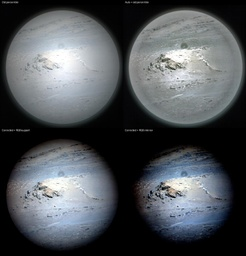
#> input picture auto_comparison.jpg, 246 x 256 px, shrunk from 1000 x 1040 before the run; its folder holds only this picture in this run
$ python -i forensic_texture_analyzer.py   (imports and definitions only)   (older library calls are emulated)
#> lines starting #> are read from the running program, lines starting #| are printed output that depends on the picture
"""Offline texture measurements. Arrays are RGB uint8, in original image coordinates.

Scores describe statistical differences, not evidence or probabilities of editing.
No Qt dependencies and no writes to the input image or its source file.
"""
from dataclasses import dataclass
import csv
import json
from pathlib import Path

import cv2
import numpy as np


METRICS = {
    'high_frequency': 'High frequency',
    'fine_coarse': 'Fine/coarse',
    'gradient': 'Gradient',
    'fft': 'FFT',
    'compression': 'Compression grid',
    'rgb': 'RGB correlation',
    'boundary': 'Boundary',
}


@dataclass
class TextureResult:
    image: np.ndarray
    regions: list
    maps: dict
    scale_maps: dict
    weights: dict
    top_regions: list

    # [45 lines left out: functions region_at, export_csv, export_maps, not called in this run]


def colorize(values):
    return cv2.cvtColor(cv2.applyColorMap(np.uint8(np.clip(values, 0, 1) * 255),
                                         cv2.COLORMAP_TURBO), cv2.COLOR_BGR2RGB)


# [6 lines left out: function write_png, not called in this run]


class ForensicTextureAnalyzer:
    def __init__(self, window_sizes=(32, 64, 128), weights=None):
        self.window_sizes = tuple(sorted(set(window_sizes)))
        if not self.window_sizes or any(s not in (32, 64, 128) for s in self.window_sizes):
            raise ValueError('Select one or more window sizes: 32, 64, 128')
        self.weights = {key: float((weights or {}).get(key, 1)) for key in METRICS}
        if any(not np.isfinite(v) or v < 0 for v in self.weights.values()):
            raise ValueError('Weights must be finite and nonnegative')

    @staticmethod
    def high_frequency_analysis(gray):
        residual = gray - cv2.GaussianBlur(gray, (0, 0), 1)
        return residual

    @staticmethod
    def fine_coarse_analysis(gray):
        return cv2.GaussianBlur(gray, (0, 0), 2) - cv2.GaussianBlur(gray, (0, 0), 4)

    @staticmethod
    def fft_analysis(block):
        h, w = block.shape
        tapered = (block - block.mean()) * np.outer(np.hanning(h), np.hanning(w))
        power = np.abs(np.fft.fftshift(np.fft.fft2(tapered))) ** 2
        yy, xx = np.meshgrid(np.fft.fftshift(np.fft.fftfreq(h)),
                             np.fft.fftshift(np.fft.fftfreq(w)), indexing='ij')
        radius = np.hypot(xx, yy)
        power[radius == 0] = 0
        total = power.sum()
        if total < 1e-10:
            return np.zeros(9)
        power /= total
        bands = [power[(radius > lo) & (radius <= hi)].sum()
                 for lo, hi in zip((0, .08, .16, .28), (.08, .16, .28, .71))]
        angle = np.mod(np.arctan2(yy, xx), np.pi)
        sectors = [power[(angle >= i*np.pi/4) & (angle < (i+1)*np.pi/4)].sum()
                   for i in range(4)]
        return np.array([*bands, *sectors, power.max()])

    @staticmethod
    def compression_grid_analysis(block, x=0, y=0):
        signature = []
        for axis, origin in ((1, x), (0, y)):
            delta = np.abs(np.diff(block, axis=axis))
            profile = delta.mean(axis=1-axis) if delta.size else np.array([])
            phases = (np.arange(profile.size) + origin + 1) % 8
            means = np.array([profile[phases == phase].mean() if np.any(phases == phase)
                              else 0 for phase in range(8)])
            signature.extend(means / (profile.mean() + 0.25) if profile.size else means)
        return np.asarray(signature)

    @staticmethod
    def rgb_correlation_analysis(block):
        channels = block.reshape(-1, 3).astype(np.float64)
        channels -= channels.mean(axis=0)
        norm = np.sqrt(np.sum(channels**2, axis=0))
        valid = norm > 1e-6
        pairs = [(0, 1), (0, 2), (1, 2)]
        corr = [float(np.clip(np.dot(channels[:, a], channels[:, b]) / (norm[a]*norm[b]), -1, 1))
                if valid[a] and valid[b] else 0.0 for a, b in pairs]
        return np.array(corr), all(valid)

    @staticmethod
    def boundary_analysis(residual, gradient, x, y, w, h):
        pad = max(2, min(w, h)//4)
        y0, y1 = max(0, y-pad), min(residual.shape[0], y+h+pad)
        x0, x1 = max(0, x-pad), min(residual.shape[1], x+w+pad)
        mask = np.ones((y1-y0, x1-x0), dtype=bool)
        mask[y-y0:y-y0+h, x-x0:x-x0+w] = False
        if not mask.any():
            return np.zeros(2)
        inside = (residual[y:y+h, x:x+w], gradient[y:y+h, x:x+w])
        outside = (residual[y0:y1, x0:x1][mask], gradient[y0:y1, x0:x1][mask])
        return np.array([abs(np.log((np.sqrt(np.mean(a*a))+.25) /
                                    (np.sqrt(np.mean(b*b))+.25))) for a, b in zip(inside, outside)])

    @staticmethod
    def _positions(length, size):
        return sorted(set([*range(0, max(1, length-size+1), size//2), max(0, length-size)]))

    @staticmethod
    def _normalize(features, brightness, shape, cancel=None):
        """Robust deviations with nonzero floors: constant images stay zero."""
        f = np.asarray(features, dtype=np.float64)
        if f.ndim == 1:
            f = f[:, None]
        center = np.median(f, axis=0)
        spread = np.maximum(1.4826*np.median(np.abs(f-center), axis=0), .05)
        global_z = np.mean(np.minimum(np.abs(f-center)/spread, 12), axis=1)
        output = []
        rows, cols = shape
        for i, value in enumerate(f):
            if cancel is not None and cancel.is_set():
                raise InterruptedError('Analysis cancelled')
            row, col = divmod(i, cols)
            neighbors = [r*cols+c for r in range(max(0,row-1), min(rows,row+2))
                         for c in range(max(0,col-1), min(cols,col+2)) if r*cols+c != i]
            # A luminance band and nearest peers prevent empty reference bins.
            peers = np.flatnonzero(np.abs(brightness-brightness[i]) <= 16)
            peers = peers[peers != i]
            if peers.size < 4:
                peers = np.argsort(np.abs(brightness-brightness[i]), kind='stable')
                peers = peers[peers != i][:max(4, min(32, len(f)//4))]
            def deviation(indices):
                if len(indices) == 0:
                    return 0.0
                ref = f[indices]
                median = np.median(ref, axis=0)
                scale = np.maximum(1.4826*np.median(np.abs(ref-median), axis=0), spread*.5)
                return float(np.mean(np.minimum(np.abs(value-median)/scale, 12)))
            z = .2*global_z[i] + .3*deviation(peers) + .5*deviation(neighbors)
            output.append(1 - np.exp(-z/3))
        return np.asarray(output, dtype=np.float32)

    def analyze(self, image, progress=None, cancel=None):
        rgb = np.asarray(image)
        if rgb.dtype != np.uint8 or rgb.ndim not in (2, 3) or min(rgb.shape[:2]) < 2:
            raise ValueError('Expected uint8 grayscale/RGB/RGBA image, at least 2×2')
        if rgb.ndim == 2:
            rgb = np.repeat(rgb[:, :, None], 3, axis=2)
        if rgb.shape[2] not in (3, 4):
            raise ValueError('Expected RGB or RGBA channels')
        rgb = rgb[:, :, :3].copy()
        gray = cv2.cvtColor(rgb, cv2.COLOR_RGB2GRAY).astype(np.float32)
        residual = self.high_frequency_analysis(gray)
        coarse = self.fine_coarse_analysis(gray)
        gradient = cv2.magnitude(cv2.Sobel(gray, cv2.CV_32F, 1, 0, ksize=3),
                                 cv2.Sobel(gray, cv2.CV_32F, 0, 1, ksize=3))
        height, width = gray.shape
        regions, scale_maps = [], {}
        total = sum(len(self._positions(height, s))*len(self._positions(width, s)) for s in self.window_sizes)
        done = 0
        for size in self.window_sizes:
            xs, ys = self._positions(width, size), self._positions(height, size)
            features = {key: [] for key in METRICS}
            local, brightness = [], []
            for y in ys:
                for x in xs:
                    if cancel is not None and cancel.is_set():
                        raise InterruptedError('Analysis cancelled')
                    w, h = min(size, width), min(size, height)
                    block = gray[y:y+h, x:x+w]
                    rms = float(np.sqrt(np.mean(residual[y:y+h, x:x+w]**2)))
                    coarse_energy = float(np.mean(coarse[y:y+h, x:x+w]**2))
                    ratio = rms*rms/(coarse_energy+.0625)
                    grad = float(gradient[y:y+h, x:x+w].mean())
                    fft = self.fft_analysis(block)
                    compression = self.compression_grid_analysis(block, x, y)
                    corr, valid = self.rgb_correlation_analysis(rgb[y:y+h, x:x+w])
                    boundary = self.boundary_analysis(residual, gradient, x, y, w, h)
                    values = [np.log1p(rms), np.log1p(ratio), np.log1p(grad), fft, compression, corr, boundary]
                    for key, value in zip(METRICS, values):
                        features[key].append(value)
                    brightness.append(float(block.mean()))
                    record = dict(x=x, y=y, width=w, height=h, window_size=size,
                                  brightness=brightness[-1], high_frequency_rms=rms,
                                  fine_coarse_ratio=ratio, coarse_energy=coarse_energy,
                                  mean_gradient=grad, fft_peak=float(fft[-1]),
                                  compression_strength=float(np.std(compression)),
                                  rgb_rg=float(corr[0]), rgb_rb=float(corr[1]), rgb_gb=float(corr[2]),
                                  rgb_valid=valid, boundary_difference=float(boundary.mean()))
                    record.update({f'fft_feature_{i}': float(v) for i, v in enumerate(fft)})
                    record.update({f'compression_{axis}_phase_{phase}': float(compression[j*8+phase])
                                   for j, axis in enumerate(('x', 'y')) for phase in range(8)})
                    local.append(record)
                    done += 1
                    if progress and (done % 20 == 0 or done == total):
                        progress(done, total)
            normalized = {key: self._normalize(value, np.array(brightness), (len(ys),len(xs)), cancel)
                          for key, value in features.items()}
            for i, record in enumerate(local):
                record.update({f'{key}_anomaly': float(value[i]) for key, value in normalized.items()})
            scale_maps[size] = {key: self.build_anomaly_map(local, value, (height,width))
                                for key, value in normalized.items()}
            regions.extend(local)
        maps = {}
        for key in METRICS:
            stack = np.stack([m[key] for m in scale_maps.values()])
            maps[key] = .5*stack.mean(axis=0) + .5*stack.max(axis=0)
        result = TextureResult(rgb, regions, maps, scale_maps, dict(self.weights), [])
        self.recombine(result, self.weights)
        return result

    @staticmethod
    def build_anomaly_map(regions, values, shape, clip=True):
        # Rectangle accumulation with difference arrays: all edge pixels covered.
        sums = np.zeros((shape[0]+1,shape[1]+1), np.float32)
        counts = np.zeros_like(sums)
        for r, value in zip(regions, values):
            x,y,w,h = (r[k] for k in ('x','y','width','height'))
            for target, amount in ((sums,value),(counts,1)):
                target[y,x] += amount
                target[y+h,x] -= amount
                target[y,x+w] -= amount
                target[y+h,x+w] += amount
        sums = sums.cumsum(0).cumsum(1)[:-1,:-1]
        counts = counts.cumsum(0).cumsum(1)[:-1,:-1]
        result = sums / np.maximum(counts,1)
        return np.clip(result, 0, 1) if clip else result

    @staticmethod
    def recombine(result, weights):
        weights = {k: float(weights.get(k, 0)) for k in METRICS}
        if any(not np.isfinite(v) or v < 0 for v in weights.values()):
            raise ValueError('Invalid metric weights')
        denominator = sum(weights.values()) or 1
        result.weights = weights
        for maps in [result.maps, *result.scale_maps.values()]:
            maps['score'] = sum(maps[k]*v for k,v in weights.items()) / denominator
        for r in result.regions:
            r['score'] = sum(r[f'{k}_anomaly']*v for k,v in weights.items()) / denominator
        result.top_regions = ForensicTextureAnalyzer.find_top_regions(result.regions)

    @staticmethod
    def find_top_regions(regions, count=10):
        selected = []
        for r in sorted(regions, key=lambda item: item['score'], reverse=True):
            def overlaps(s):
                area = max(0,min(r['x']+r['width'],s['x']+s['width'])-max(r['x'],s['x'])) * max(
                    0,min(r['y']+r['height'],s['y']+s['height'])-max(r['y'],s['y']))
                return area / min(r['width']*r['height'], s['width']*s['height']) > .25
            if not any(overlaps(s) for s in selected):
                selected.append(r)
                if len(selected) == count:
                    break
        return selected

>>> import cv2
>>> picture = cv2.cvtColor(cv2.imread('../../auto_comparison.jpg'), cv2.COLOR_BGR2RGB)
>>> result = ForensicTextureAnalyzer().analyze(picture)
#> in analyze, `gray = cv2.cvtColor(rgb, cv2.COLOR_RGB2GRAY).astype(np.float32)`:
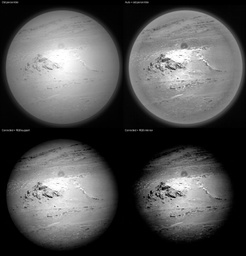
#> gray: shape (256, 246) float32; min 0, max 255, mean 82.3
#> in high_frequency_analysis, `residual = gray - cv2.GaussianBlur(gray, (0, 0), 1)`:
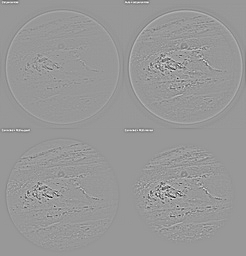
#> residual: shape (256, 246) float32; min -107.9, max 72.78, mean 0; drawn with min black and max white
#> in fine_coarse_analysis, `return cv2.GaussianBlur(gray, (0, 0), 2) - cv2.GaussianBlur(gray, (0, ..`:
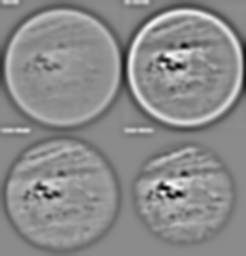
#> returned value: shape (256, 246) float32; min -31.18, max 25.87, mean 0; drawn with min black and max white
#> in analyze, `gradient = cv2.magnitude(cv2.Sobel(gray, cv2.CV_32F, 1, 0, ksize=3), c..`:
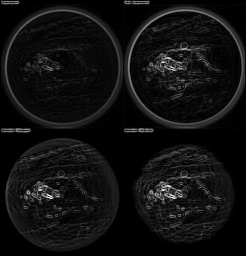
#> gradient: shape (256, 246) float32; min 0, max 708.5, mean 46.2; drawn with min black and max white
#> the loop in analyze, `for size in self.window_sizes:` made 3 passes
#> pass 1, in fft_analysis (call 2), `power = np.abs(np.fft.fftshift(np.fft.fft2(tapered))) ** 2`:
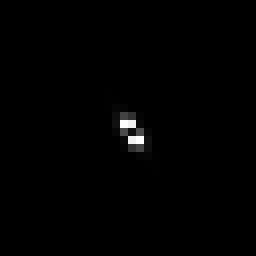
#> power: shape (32, 32) float64 (shown 8 times larger); min 0.166, max 45724509.9, mean 273512.8; drawn with min black and max white
#> pass 1, in fft_analysis (call 3), `tapered = (block - block.mean()) * np.outer(np.hanning(h), np.hanning(..`:
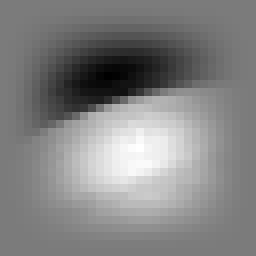
#> tapered: shape (32, 32) float64 (shown 8 times larger); min -40.77, max 43.44, mean 2.6; drawn with min black and max white
#> after the loop in analyze, `for size in self.window_sizes:`:
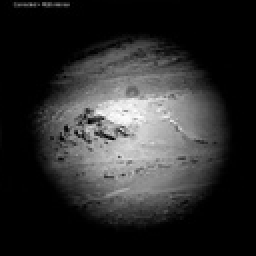
#> block: shape (128, 128) float32 (shown 2 times larger); min 0, max 254, mean 44.9
